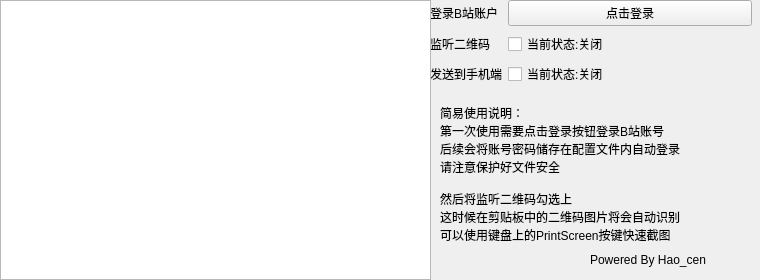
<?xml version="1.0" encoding="UTF-8"?>
<ui version="4.0">
 <author>Hao_cen</author>
 <class>MainWindow</class>
 <widget class="QMainWindow" name="MainWindow">
  <property name="geometry">
   <rect>
    <x>0</x>
    <y>0</y>
    <width>760</width>
    <height>280</height>
   </rect>
  </property>
  <property name="minimumSize">
   <size>
    <width>760</width>
    <height>280</height>
   </size>
  </property>
  <property name="maximumSize">
   <size>
    <width>760</width>
    <height>280</height>
   </size>
  </property>
  <property name="windowTitle">
   <string>崩坏3外置扫码器 v.1.4.2</string>
  </property>
  <widget class="QWidget" name="centralwidget">
   <widget class="QWidget" name="verticalLayoutWidget">
    <property name="geometry">
     <rect>
      <x>430</x>
      <y>0</y>
      <width>322</width>
      <height>271</height>
     </rect>
    </property>
    <layout class="QVBoxLayout" name="verticalLayout">
     <item>
      <layout class="QFormLayout" name="formLayout_2">
       <item row="0" column="0">
        <widget class="QLabel" name="label">
         <property name="text">
          <string>登录B站账户</string>
         </property>
        </widget>
       </item>
       <item row="0" column="1">
        <widget class="QPushButton" name="loginBiliBtn">
         <property name="text">
          <string>点击登录</string>
         </property>
        </widget>
       </item>
       <item row="1" column="0">
        <widget class="QLabel" name="label_2">
         <property name="text">
          <string>监听二维码</string>
         </property>
        </widget>
       </item>
       <item row="1" column="1">
        <widget class="QCheckBox" name="clipCheck">
         <property name="text">
          <string>当前状态:关闭</string>
         </property>
        </widget>
       </item>
       <item row="2" column="0">
        <widget class="QLabel" name="label_4">
         <property name="text">
          <string>发送到手机端</string>
         </property>
        </widget>
       </item>
       <item row="2" column="1">
        <widget class="QCheckBox" name="broadcastCheck">
         <property name="text">
          <string>当前状态:关闭</string>
         </property>
        </widget>
       </item>
      </layout>
     </item>
    </layout>
   </widget>
   <widget class="QTextBrowser" name="logText">
    <property name="geometry">
     <rect>
      <x>0</x>
      <y>0</y>
      <width>431</width>
      <height>280</height>
     </rect>
    </property>
    <property name="html">
     <string>&lt;!DOCTYPE HTML PUBLIC &quot;-//W3C//DTD HTML 4.0//EN&quot; &quot;http://www.w3.org/TR/REC-html40/strict.dtd&quot;&gt;
&lt;html&gt;&lt;head&gt;&lt;meta name=&quot;qrichtext&quot; content=&quot;1&quot; /&gt;&lt;style type=&quot;text/css&quot;&gt;
p, li { white-space: pre-wrap; }
&lt;/style&gt;&lt;/head&gt;&lt;body style=&quot; font-family:'SimSun'; font-size:9pt; font-weight:400; font-style:normal;&quot;&gt;
&lt;p style=&quot;-qt-paragraph-type:empty; margin-top:0px; margin-bottom:0px; margin-left:0px; margin-right:0px; -qt-block-indent:0; text-indent:0px;&quot;&gt;&lt;br /&gt;&lt;/p&gt;&lt;/body&gt;&lt;/html&gt;</string>
    </property>
   </widget>
   <widget class="QLabel" name="label_3">
    <property name="geometry">
     <rect>
      <x>590</x>
      <y>250</y>
      <width>150</width>
      <height>20</height>
     </rect>
    </property>
    <property name="text">
     <string>Powered By Hao_cen</string>
    </property>
   </widget>
   <widget class="QLabel" name="label_5">
    <property name="geometry">
     <rect>
      <x>440</x>
      <y>70</y>
      <width>269</width>
      <height>194</height>
     </rect>
    </property>
    <property name="text">
     <string>
简易使用说明：
第一次使用需要点击登录按钮登录B站账号
后续会将账号密码储存在配置文件内自动登录
请注意保护好文件安全

然后将监听二维码勾选上
这时候在剪贴板中的二维码图片将会自动识别
可以使用键盘上的PrintScreen按键快速截图</string>
    </property>
   </widget>
  </widget>
  <widget class="QMenuBar" name="menubar">
   <property name="geometry">
    <rect>
     <x>0</x>
     <y>0</y>
     <width>760</width>
     <height>23</height>
    </rect>
   </property>
  </widget>
 </widget>
 <resources/>
 <connections>
  <connection>
   <sender>loginBiliBtn</sender>
   <signal>clicked()</signal>
   <receiver>MainWindow</receiver>
   <slot>login()</slot>
   <hints>
    <hint type="sourcelabel">
     <x>621</x>
     <y>29</y>
    </hint>
    <hint type="destinationlabel">
     <x>454</x>
     <y>131</y>
    </hint>
   </hints>
  </connection>
  <connection>
   <sender>clipCheck</sender>
   <signal>clicked(bool)</signal>
   <receiver>MainWindow</receiver>
   <slot>qrCodeSwitch(bool)</slot>
   <hints>
    <hint type="sourcelabel">
     <x>545</x>
     <y>60</y>
    </hint>
    <hint type="destinationlabel">
     <x>447</x>
     <y>175</y>
    </hint>
   </hints>
  </connection>
  <connection>
   <sender>broadcastCheck</sender>
   <signal>clicked(bool)</signal>
   <receiver>MainWindow</receiver>
   <slot>broadcastSwitch(bool)</slot>
   <hints>
    <hint type="sourcelabel">
     <x>596</x>
     <y>86</y>
    </hint>
    <hint type="destinationlabel">
     <x>446</x>
     <y>246</y>
    </hint>
   </hints>
  </connection>
 </connections>
 <slots>
  <slot>login()</slot>
  <slot>qrCodeSwitch(bool)</slot>
  <slot>autoLoginSwitch(bool)</slot>
  <slot>broadcastSwitch(bool)</slot>
 </slots>
</ui>
